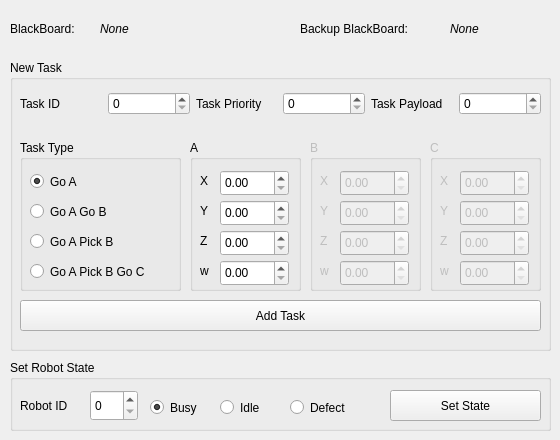
<?xml version="1.0" encoding="UTF-8"?>
<ui version="4.0">
 <class>MainWindow</class>
 <widget class="QMainWindow" name="MainWindow">
  <property name="geometry">
   <rect>
    <x>0</x>
    <y>0</y>
    <width>560</width>
    <height>440</height>
   </rect>
  </property>
  <property name="windowTitle">
   <string>BlackBoard</string>
  </property>
  <widget class="QWidget" name="centralwidget">
   <widget class="QGroupBox" name="gBnewTask">
    <property name="geometry">
     <rect>
      <x>10</x>
      <y>60</y>
      <width>541</width>
      <height>291</height>
     </rect>
    </property>
    <property name="title">
     <string>New Task</string>
    </property>
    <widget class="QGroupBox" name="gBc">
     <property name="enabled">
      <bool>false</bool>
     </property>
     <property name="geometry">
      <rect>
       <x>420</x>
       <y>80</y>
       <width>111</width>
       <height>151</height>
      </rect>
     </property>
     <property name="title">
      <string>C</string>
     </property>
     <widget class="QLabel" name="label_29">
      <property name="geometry">
       <rect>
        <x>10</x>
        <y>30</y>
        <width>16</width>
        <height>21</height>
       </rect>
      </property>
      <property name="text">
       <string>X</string>
      </property>
     </widget>
     <widget class="QLabel" name="label_30">
      <property name="geometry">
       <rect>
        <x>10</x>
        <y>90</y>
        <width>21</width>
        <height>21</height>
       </rect>
      </property>
      <property name="text">
       <string>Z</string>
      </property>
     </widget>
     <widget class="QLabel" name="label_31">
      <property name="geometry">
       <rect>
        <x>10</x>
        <y>60</y>
        <width>16</width>
        <height>21</height>
       </rect>
      </property>
      <property name="text">
       <string>Y</string>
      </property>
     </widget>
     <widget class="QDoubleSpinBox" name="cx">
      <property name="geometry">
       <rect>
        <x>30</x>
        <y>30</y>
        <width>69</width>
        <height>26</height>
       </rect>
      </property>
     </widget>
     <widget class="QDoubleSpinBox" name="cy">
      <property name="geometry">
       <rect>
        <x>30</x>
        <y>60</y>
        <width>69</width>
        <height>26</height>
       </rect>
      </property>
     </widget>
     <widget class="QDoubleSpinBox" name="cz">
      <property name="geometry">
       <rect>
        <x>30</x>
        <y>90</y>
        <width>69</width>
        <height>26</height>
       </rect>
      </property>
     </widget>
     <widget class="QDoubleSpinBox" name="cw">
      <property name="geometry">
       <rect>
        <x>30</x>
        <y>120</y>
        <width>69</width>
        <height>26</height>
       </rect>
      </property>
     </widget>
     <widget class="QLabel" name="label_39">
      <property name="geometry">
       <rect>
        <x>10</x>
        <y>120</y>
        <width>21</width>
        <height>21</height>
       </rect>
      </property>
      <property name="text">
       <string>w</string>
      </property>
     </widget>
    </widget>
    <widget class="QGroupBox" name="gBb">
     <property name="enabled">
      <bool>false</bool>
     </property>
     <property name="geometry">
      <rect>
       <x>300</x>
       <y>80</y>
       <width>111</width>
       <height>151</height>
      </rect>
     </property>
     <property name="title">
      <string>B</string>
     </property>
     <widget class="QLabel" name="label_40">
      <property name="geometry">
       <rect>
        <x>10</x>
        <y>30</y>
        <width>16</width>
        <height>21</height>
       </rect>
      </property>
      <property name="text">
       <string>X</string>
      </property>
     </widget>
     <widget class="QLabel" name="label_41">
      <property name="geometry">
       <rect>
        <x>10</x>
        <y>90</y>
        <width>21</width>
        <height>21</height>
       </rect>
      </property>
      <property name="text">
       <string>Z</string>
      </property>
     </widget>
     <widget class="QLabel" name="label_42">
      <property name="geometry">
       <rect>
        <x>10</x>
        <y>60</y>
        <width>16</width>
        <height>21</height>
       </rect>
      </property>
      <property name="text">
       <string>Y</string>
      </property>
     </widget>
     <widget class="QDoubleSpinBox" name="bx">
      <property name="geometry">
       <rect>
        <x>30</x>
        <y>30</y>
        <width>69</width>
        <height>26</height>
       </rect>
      </property>
     </widget>
     <widget class="QDoubleSpinBox" name="by">
      <property name="geometry">
       <rect>
        <x>30</x>
        <y>60</y>
        <width>69</width>
        <height>26</height>
       </rect>
      </property>
     </widget>
     <widget class="QDoubleSpinBox" name="bz">
      <property name="geometry">
       <rect>
        <x>30</x>
        <y>90</y>
        <width>69</width>
        <height>26</height>
       </rect>
      </property>
     </widget>
     <widget class="QDoubleSpinBox" name="bw">
      <property name="geometry">
       <rect>
        <x>30</x>
        <y>120</y>
        <width>69</width>
        <height>26</height>
       </rect>
      </property>
     </widget>
     <widget class="QLabel" name="label_43">
      <property name="geometry">
       <rect>
        <x>10</x>
        <y>120</y>
        <width>21</width>
        <height>21</height>
       </rect>
      </property>
      <property name="text">
       <string>w</string>
      </property>
     </widget>
    </widget>
    <widget class="QGroupBox" name="gBtaskType">
     <property name="geometry">
      <rect>
       <x>10</x>
       <y>80</y>
       <width>161</width>
       <height>151</height>
      </rect>
     </property>
     <property name="title">
      <string>Task Type</string>
     </property>
     <widget class="QRadioButton" name="radioButton">
      <property name="enabled">
       <bool>true</bool>
      </property>
      <property name="geometry">
       <rect>
        <x>10</x>
        <y>30</y>
        <width>131</width>
        <height>23</height>
       </rect>
      </property>
      <property name="text">
       <string>Go A</string>
      </property>
      <property name="checked">
       <bool>true</bool>
      </property>
     </widget>
     <widget class="QRadioButton" name="radioButton_2">
      <property name="geometry">
       <rect>
        <x>10</x>
        <y>60</y>
        <width>101</width>
        <height>23</height>
       </rect>
      </property>
      <property name="text">
       <string>Go A Go B</string>
      </property>
     </widget>
     <widget class="QRadioButton" name="radioButton_3">
      <property name="geometry">
       <rect>
        <x>10</x>
        <y>90</y>
        <width>131</width>
        <height>23</height>
       </rect>
      </property>
      <property name="text">
       <string>Go A Pick B</string>
      </property>
     </widget>
     <widget class="QRadioButton" name="radioButton_4">
      <property name="geometry">
       <rect>
        <x>10</x>
        <y>120</y>
        <width>141</width>
        <height>23</height>
       </rect>
      </property>
      <property name="text">
       <string>Go A Pick B Go C</string>
      </property>
     </widget>
    </widget>
    <widget class="QGroupBox" name="gBa">
     <property name="enabled">
      <bool>true</bool>
     </property>
     <property name="geometry">
      <rect>
       <x>180</x>
       <y>80</y>
       <width>111</width>
       <height>151</height>
      </rect>
     </property>
     <property name="title">
      <string>A</string>
     </property>
     <widget class="QLabel" name="label_25">
      <property name="geometry">
       <rect>
        <x>10</x>
        <y>30</y>
        <width>16</width>
        <height>21</height>
       </rect>
      </property>
      <property name="text">
       <string>X</string>
      </property>
     </widget>
     <widget class="QLabel" name="label_26">
      <property name="geometry">
       <rect>
        <x>10</x>
        <y>90</y>
        <width>21</width>
        <height>21</height>
       </rect>
      </property>
      <property name="text">
       <string>Z</string>
      </property>
     </widget>
     <widget class="QLabel" name="label_27">
      <property name="geometry">
       <rect>
        <x>10</x>
        <y>60</y>
        <width>16</width>
        <height>21</height>
       </rect>
      </property>
      <property name="text">
       <string>Y</string>
      </property>
     </widget>
     <widget class="QDoubleSpinBox" name="ax">
      <property name="geometry">
       <rect>
        <x>30</x>
        <y>30</y>
        <width>69</width>
        <height>26</height>
       </rect>
      </property>
     </widget>
     <widget class="QDoubleSpinBox" name="ay">
      <property name="geometry">
       <rect>
        <x>30</x>
        <y>60</y>
        <width>69</width>
        <height>26</height>
       </rect>
      </property>
     </widget>
     <widget class="QDoubleSpinBox" name="az">
      <property name="geometry">
       <rect>
        <x>30</x>
        <y>90</y>
        <width>69</width>
        <height>26</height>
       </rect>
      </property>
     </widget>
     <widget class="QDoubleSpinBox" name="aw">
      <property name="geometry">
       <rect>
        <x>30</x>
        <y>120</y>
        <width>69</width>
        <height>26</height>
       </rect>
      </property>
     </widget>
     <widget class="QLabel" name="label_28">
      <property name="geometry">
       <rect>
        <x>10</x>
        <y>120</y>
        <width>21</width>
        <height>21</height>
       </rect>
      </property>
      <property name="text">
       <string>w</string>
      </property>
     </widget>
    </widget>
    <widget class="QPushButton" name="btnAddTask">
     <property name="enabled">
      <bool>true</bool>
     </property>
     <property name="geometry">
      <rect>
       <x>10</x>
       <y>240</y>
       <width>521</width>
       <height>31</height>
      </rect>
     </property>
     <property name="text">
      <string>Add Task</string>
     </property>
    </widget>
    <widget class="QWidget" name="">
     <property name="geometry">
      <rect>
       <x>10</x>
       <y>30</y>
       <width>521</width>
       <height>28</height>
      </rect>
     </property>
     <layout class="QHBoxLayout" name="horizontalLayout">
      <item>
       <widget class="QLabel" name="label_3">
        <property name="text">
         <string>Task ID</string>
        </property>
       </widget>
      </item>
      <item>
       <widget class="QSpinBox" name="sBtaskid"/>
      </item>
      <item>
       <widget class="QLabel" name="label_4">
        <property name="text">
         <string>Task Priority</string>
        </property>
       </widget>
      </item>
      <item>
       <widget class="QSpinBox" name="sbtaskPriority"/>
      </item>
      <item>
       <widget class="QLabel" name="label_5">
        <property name="text">
         <string>Task Payload</string>
        </property>
       </widget>
      </item>
      <item>
       <widget class="QSpinBox" name="sbtaskPayload"/>
      </item>
     </layout>
    </widget>
   </widget>
   <widget class="QGroupBox" name="gBrobotState">
    <property name="geometry">
     <rect>
      <x>10</x>
      <y>360</y>
      <width>541</width>
      <height>71</height>
     </rect>
    </property>
    <property name="title">
     <string>Set Robot State</string>
    </property>
    <widget class="QSpinBox" name="sBrobotId">
     <property name="geometry">
      <rect>
       <x>80</x>
       <y>30</y>
       <width>48</width>
       <height>31</height>
      </rect>
     </property>
    </widget>
    <widget class="QRadioButton" name="radioButton_5">
     <property name="geometry">
      <rect>
       <x>140</x>
       <y>32</y>
       <width>61</width>
       <height>31</height>
      </rect>
     </property>
     <property name="text">
      <string>Busy</string>
     </property>
     <property name="checked">
      <bool>true</bool>
     </property>
    </widget>
    <widget class="QRadioButton" name="radioButton_6">
     <property name="geometry">
      <rect>
       <x>280</x>
       <y>32</y>
       <width>71</width>
       <height>31</height>
      </rect>
     </property>
     <property name="text">
      <string>Defect</string>
     </property>
    </widget>
    <widget class="QRadioButton" name="radioButton_7">
     <property name="geometry">
      <rect>
       <x>210</x>
       <y>32</y>
       <width>51</width>
       <height>31</height>
      </rect>
     </property>
     <property name="text">
      <string>Idle</string>
     </property>
    </widget>
    <widget class="QPushButton" name="btnsetRobotState">
     <property name="enabled">
      <bool>true</bool>
     </property>
     <property name="geometry">
      <rect>
       <x>380</x>
       <y>30</y>
       <width>151</width>
       <height>31</height>
      </rect>
     </property>
     <property name="text">
      <string>Set State</string>
     </property>
    </widget>
    <widget class="QLabel" name="label_32">
     <property name="geometry">
      <rect>
       <x>10</x>
       <y>30</y>
       <width>81</width>
       <height>31</height>
      </rect>
     </property>
     <property name="text">
      <string>Robot ID</string>
     </property>
    </widget>
   </widget>
   <widget class="QLabel" name="label">
    <property name="geometry">
     <rect>
      <x>10</x>
      <y>20</y>
      <width>81</width>
      <height>17</height>
     </rect>
    </property>
    <property name="text">
     <string>BlackBoard:</string>
    </property>
   </widget>
   <widget class="QLabel" name="label_2">
    <property name="geometry">
     <rect>
      <x>300</x>
      <y>20</y>
      <width>141</width>
      <height>17</height>
     </rect>
    </property>
    <property name="text">
     <string>Backup BlackBoard:</string>
    </property>
   </widget>
   <widget class="QLabel" name="lblblackBoard">
    <property name="geometry">
     <rect>
      <x>100</x>
      <y>20</y>
      <width>141</width>
      <height>17</height>
     </rect>
    </property>
    <property name="font">
     <font>
      <italic>true</italic>
     </font>
    </property>
    <property name="text">
     <string>None</string>
    </property>
   </widget>
   <widget class="QLabel" name="lblbackupBlackboard">
    <property name="geometry">
     <rect>
      <x>450</x>
      <y>20</y>
      <width>91</width>
      <height>17</height>
     </rect>
    </property>
    <property name="font">
     <font>
      <italic>true</italic>
     </font>
    </property>
    <property name="text">
     <string>None</string>
    </property>
   </widget>
  </widget>
 </widget>
 <resources/>
 <connections/>
</ui>
